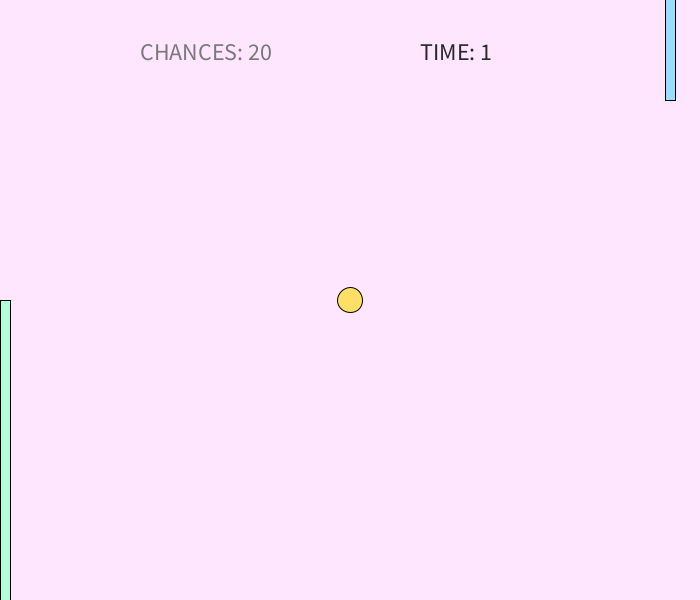
Frame 1 (no input)
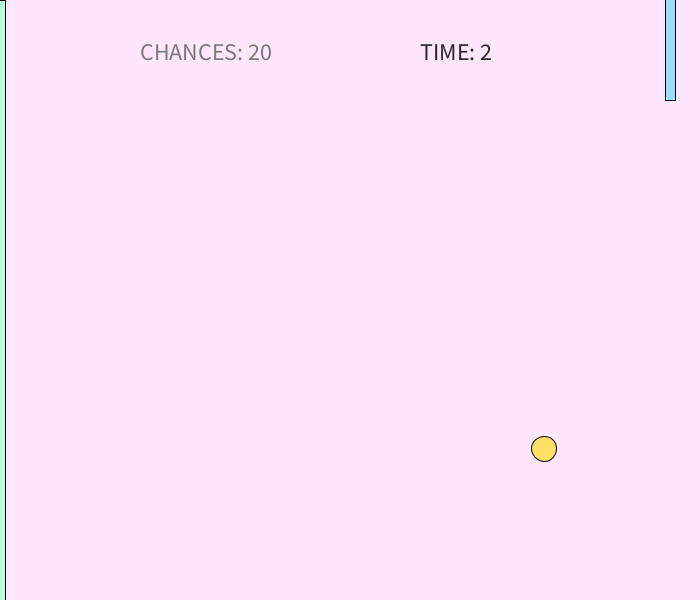
Frame 60 (the mouse pressed at the canvas centre just before this capture)
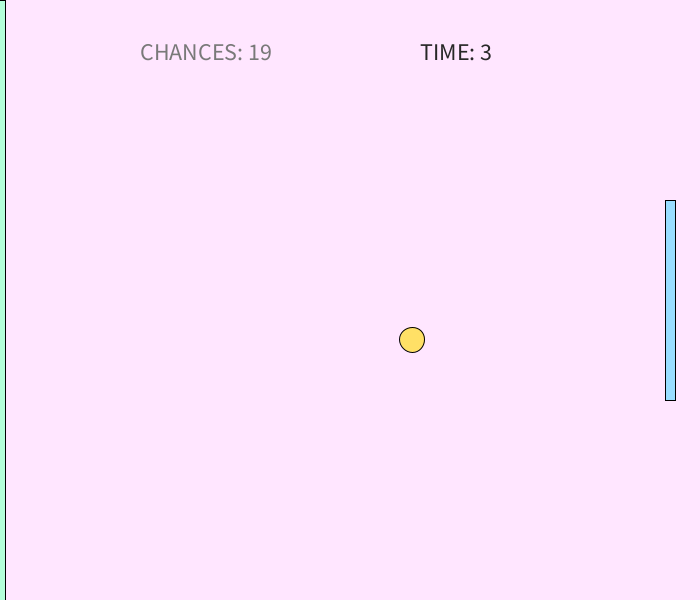
Frame 120 (the mouse held since frame 60 and released just before this capture)

The Processing sketch that drew these frames (run headless with seeded random() and noise(); from frame 60 on, the mouse is pressed at the canvas centre):

// Processing sketch: week1_remixpong
// ── week1_remixpong.pde
/* remixed pong game features: everytime player moves paddle and hits ball, ball becomes faster and paddle shrinks */

float d = 25; 
float ballX, ballY;
float speedX, speedY; 

int playerLives = 20; 

boolean playerMoveUp, playerMoveDown;
boolean gameOver = false; 

int time;

Paddle player; 

void setup(){
  size(700, 600); 
  
  textSize(24); 
  player = new Paddle(width-30); 
  
  reset(); 
}

void draw(){
  background(255, 230, 255); 
  
  if(!gameOver){
    time = millis()/1000; 
    fill(179, 255, 217); 
    rect(0, height/2, 10, height); 
    
    fill(255, 224, 102); 
    ellipse(ballX, ballY, d, d); 
    
    fill(121); 
    text("CHANCES: " + playerLives, width*.2, height*.10); 
    
    updateBall(); 
    checkCollision(); 
    player.update(); 
    player.display(); 

  }
  fill(40);
  text("TIME: " + time, width*.6, height*.10); 
  checkLives(); 
}



void updateBall(){
  ballX += speedX; 
  ballY += speedY; 
}

void reset(){
  ballX = width/2; 
  ballY = height/2; 
  
  speedX = random(2, 4); 
  speedY = random(2, 4); 
}

void checkCollision(){
  if(ballX >= width-d/2){
    playerLives -= 1;  
    player.rSize = 200;
    reset(); 
  }
  
  if(ballX <= d/2 + 10){
    speedX *= -1.1; 
  }
  
  if(ballY >= height-d/2 || ballY <= d/2){
    speedY *= -1.1; 
    //player.rSize *=0.9;
  }

  if(ballX >= player.xPos - d/2 && ballY>= (player.yPos-player.rSize/2) && 
    ballY<= (player.yPos+player.rSize/2)){
    speedX *= -1.1; 
    speedY *= 1.1; 
    player.rSize *=0.95;
  }
}

void checkLives(){
  if(playerLives <= 0){
    text("Game Over loSeRz!! :( ", width*.4, height/2); 
    gameOver = true; 
  }
}
// ── paddle.pde

class Paddle {
  float xPos, yPos;
  float d = 25; 
  public float rSize; 

  Paddle(float _xPos) {
    xPos = _xPos; 
    yPos = 100; 
    rSize = 200;
  }
  
  void update(){
    yPos = mouseY; 
  }

  void display() {
    rectMode(CENTER); 
    fill(153, 221, 255); 
    rect(xPos, yPos, 10, rSize);
  }
}
